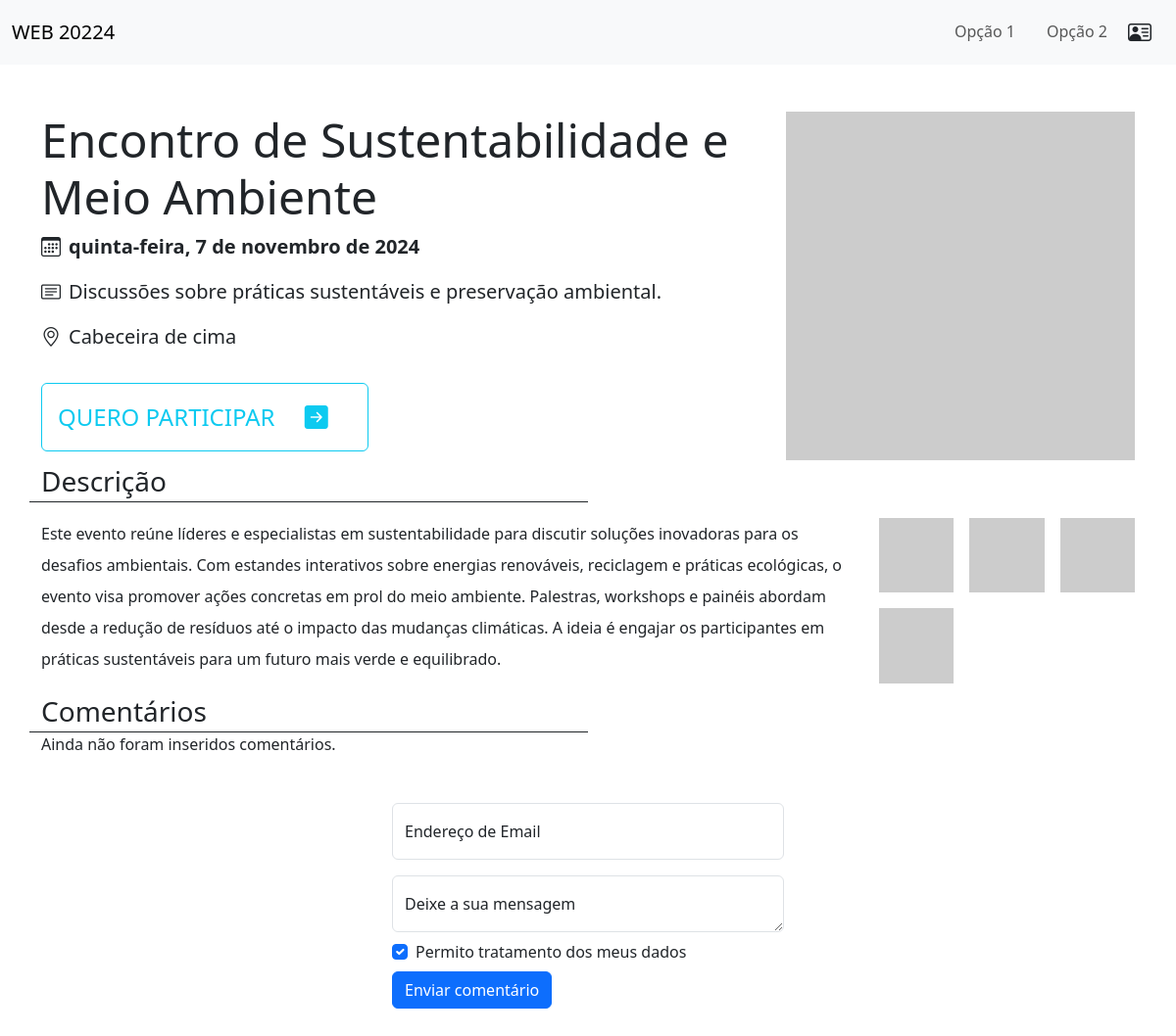
The app's page /evento.php?id=4 with its own data.
### tables this page shows
CREATE TABLE `eventos` (
  `id` int(10) unsigned NOT NULL AUTO_INCREMENT,
  `nome` varchar(128) NOT NULL,
  `data` date DEFAULT NULL,
  `descricao` varchar(256) DEFAULT NULL,
  `texto` text DEFAULT '',
  `imagem` varchar(128) DEFAULT NULL,
  `visivel` tinyint(1) DEFAULT 1,
  PRIMARY KEY (`id`)
);

### evento.php (the view, shortened to what this page needs)
<!DOCTYPE html>
<html lang="pt">
<head>
    <link rel="stylesheet" href="css/bootstrap.min.css">
    <link rel="stylesheet" href="css/bootstrap-icons.min.css">
</head>
<body>
<?php require('includes/connection.php') ?>
<?php require('includes/menu.php'); ?>
<?php
$id = $_GET['id'];
$sql = 'SELECT * FROM eventos WHERE id = :id';
$stmt = $dbh->prepare($sql);
$stmt->bindValue(':id', $id);
$stmt->execute();
if($stmt && $stmt->rowCount() == 1){
    $evento = $stmt->fetchObject();
    $imagem = filter_var($evento->imagem, FILTER_VALIDATE_URL) !== false ? $evento->imagem : 'imgs/eventos/'.$evento->imagem;
    $data = new DateTime($evento->data);
    $formatada = new IntlDateFormatter(
        'pt_pt',
        IntlDateFormatter::FULL,
        IntlDateFormatter::NONE
    );
    $dataExtenso = $formatada->format($data);
}
?>
<div class="container mt-5">
    <div class="row">
        <div class="col-8">
            <div class="display-5"><?= $evento->nome ?></div>
            <p class="mt-2 fs-5 fw-bold"><i class="me-2 bi bi-calendar3"></i><?= $dataExtenso ?></p>
            <p class="mt-2 fs-5"><i class="me-2 bi bi-card-text"></i><?= $evento->descricao ?></p>
            <p class="mt-2 fs-5"><i class="me-2 bi bi-geo-alt"></i>Cabeceira de cima</p>
            <button class="mt-3 p-3 btn btn-outline-info fs-4">QUERO PARTICIPAR <i class="mx-4 bi bi-arrow-right-square-fill"></i></button>
        </div>
        <div class="col-4">
            <img class="img-fluid w-100" src="<?= $imagem ?>" alt="imagem do evento">
        </div>
    </div>
</div>
<div class="container">
    <div class="row">
        <div class="col-6 fs-3 border-bottom border-dark">Descrição</div>
    </div>
    <div class="row mt-3">
        <div class="col-9">
            <p class="lh-lg">
                <?= $evento->texto ?>
            </p>
        </div>
        <div class="col-3">
            <div class="row g-3 gallery">
                <div class="col-4 ">
                    <a href="https://via.placeholder.com/800" target="_blank">
                    <img class="w-100" src="https://via.placeholder.com/300" alt="Imagem 1">
                    </a>
                </div>
                <div class="col-4 ">
                    <a href="https://via.placeholder.com/800" target="_blank">
                    <img class="w-100" src="https://via.placeholder.com/300" alt="Imagem 2">
                    </a>
                </div>
                <div class="col-4 ">
                    <a href="https://via.placeholder.com/800" target="_blank">
                    <img class="w-100" src="https://via.placeholder.com/300" alt="Imagem 3">
                    </a>
                </div>
                <div class="col-4 ">
                    <a href="https://via.placeholder.com/800" target="_blank">
                    <img class="w-100" src="https://via.placeholder.com/300" alt="Imagem 4">
                    </a>
                </div>
                </div>
            </div>
        </div>
    </div>
<?php
$sql = 'SELECT * FROM comentarios WHERE eventoId = :i ORDER BY id DESC';
$stmt = $dbh->prepare($sql);
$stmt->bindValue(':i', $id);
$stmt->execute();
if(!$stmt || $stmt->rowCount() == 0){
    $resultados = false;
}else $resultados = true;
?>
<div id="comentarios" class="container">
    <div class="row">
        <div class="col-6 fs-3 border-bottom border-dark">Comentários</div>
    </div>
    <?php
    if($resultados){
        while($c = $stmt->fetchObject()){
    ?>
            <div class="row">
                <div class="col-auto">
                    <i class="bi bi-person-bounding-box" style="font-size:48px;"></i>
                </div>
                <div class="col p-3">
                    <div class="fw-light"><?= $c->email ?>, <?= $c->date ?></div>
                    <div><?= $c->mensagem ?></div>
                </div>
            </div>
    <?php
        }
    }else{
        echo '<p>Ainda não foram inseridos comentários.</p>';
    }
    ?>
</div>
<div style="width:400px;" class="mt-5 mx-auto">
    <form action="formData/comentarioInserir.php" method="GET">
        <div class="form-floating mb-3">
                <input name="email" type="email" class="form-control" id="com-email" placeholder="name@example.com">
            <label for="floatingInput">Endereço de Email</label>
        </div>
        <div class="form-floating">
            <textarea name="mensagem" class="form-control" placeholder="Deixe a sua mensagem" id="com-mensagem"></textarea>
            <label for="floatingTextarea">Deixe a sua mensagem</label>
        </div>
        <div class="form-check mt-2 mb-2">
            <input name="aceito" class="form-check-input" type="checkbox" value="sim" id="com-check" checked>
            <label class="form-check-label" for="flexCheckChecked">
                Permito tratamento dos meus dados
            </label>
        </div>
        <button type="submit" class="btn btn-primary">Enviar comentário</button>
    </form>
</div>
<div style="height:300px;"></div>
</body>
</html>

### evento.php (style rules this page uses)
html { scroll-behavior: smooth; }

### records on screen
eventos: nome "Encontro de Sustentabilidade e Meio Ambiente", data "quinta-feira, 7 de novembro de 2024", descricao "Discussões sobre práticas sustentáveis e preservação ambiental.", texto "Este evento reúne líderes e especialistas em sustentabilidade para discutir soluções inovadoras para os desafios ambientais. Com estandes interativos sobre energias renováveis, reciclagem e práticas ecológicas, o evento visa promover ações concretas em prol do meio ambiente. Palestras, workshops e painéis abordam desde a redução de resíduos até o impacto das mudanças climáticas. A ideia é engajar os participantes em práticas sustentáveis para um futuro mais verde e equilibrado."
